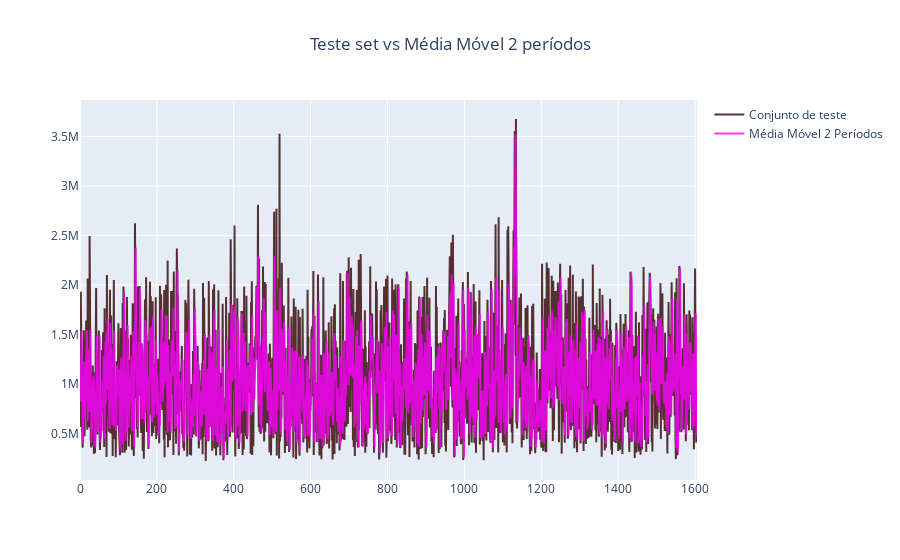

Source (notebook cell):
### Code cell
# Se estiver utilizando um software offline, biblioteca plotly deve ser instalada com o seguinte comando no terminal:
# pip install plotly==4.12.0
import plotly
import plotly.offline as py
from plotly.offline import plot, iplot
import plotly.graph_objs as go
plotly.offline.init_notebook_mode(connected=True)


# Define uma variável chamada Y que é a cópia da série de dados:
Y = df_teste.sort_values('date').weeklysales

# Define a variável window = 2 que será a janela de 2 valores:
window = 2

# Obtém os 2 primeiros valores da série:
history = []
for i in range(window):
    history.append(Y.iloc[i])

# Obtém todos os valores após os 2 primeiros:
teste_j = []
for i in range(window, len(Y)):
    teste_j.append(Y.iloc[i])

# Cria lista de predições:
predicoes_j = []

# Percorre sobre os dados de treinamento...

for t in range(len(teste_j)):
    # Define a variável length com o tamanho da variável history:
    length = len(history)
    
    # Define a variável valor_predito com a média dos 2 valores correntes..
    valor_predito = []
    for i in range(length - window, length):
        valor_predito.append(history[i])
    valor_predito = np.mean(valor_predito)
    
    # Define a variável valor_real com o valor atual do teste..
    valor_real = teste_k[t]
    
    # Alimenta a lista de predições:
    predicoes_j.append(valor_predito)
    # Atualiza a lista history com os valores correntes..
    history.append(valor_real)
    

# Calcula a métrica de rms:
rms_j = np.sqrt(mean_squared_error(teste_j, predicoes_j))
# Imprime o valor de rms:
print('RMS desse modelo: %.3f' % rms_j)

r_sqr_j = r_squared(list(teste_j),list(predicoes_j))
print(f'r quadrado do modelo de médias móveis: {r_sqr_j:.5f}')

indices = [i for i in range(0, int(len(teste_j)))]
teste = go.Scatter(x=indices,y=teste_j,name = "Conjunto de teste",line = dict(color = '#330000'),opacity = 0.8)
MM_2 = go.Scatter(x=indices,y=predicoes_j,name = "Média Móvel 2 Períodos",line = dict(color = '#FF00FF'),opacity = 0.8)
data = [teste, MM_2]
layout = dict(title = "Teste set vs Média Móvel 2 períodos",title_x= 0.5)
fig = dict(data=data, layout=layout)
py.iplot(fig)

### Figure 1 — Plotly figure (JSON) as saved in the notebook; plotly's stock layout.template omitted (floating-point values rounded to 4 significant figures; data arrays with more than 128 entries replaced by an {"elided": "..."} marker saying what was removed)
{"data": [{"line": {"color": "#330000"}, "name": "Conjunto de teste", "opacity": 0.8, "type": "scatter", "x": {"elided": "1606 int values"}, "y": {"elided": "1606 float values"}}, {"line": {"color": "#FF00FF"}, "name": "Média Móvel 2 Períodos", "opacity": 0.8, "type": "scatter", "x": {"elided": "1606 int values"}, "y": {"elided": "1606 float values"}}], "layout": {"title": {"text": "Teste set vs Média Móvel 2 períodos", "x": 0.5}}}
